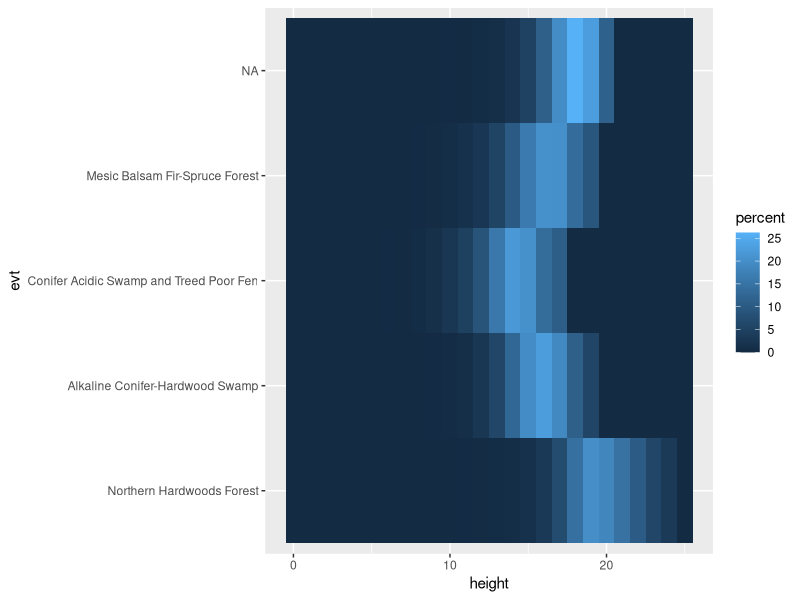
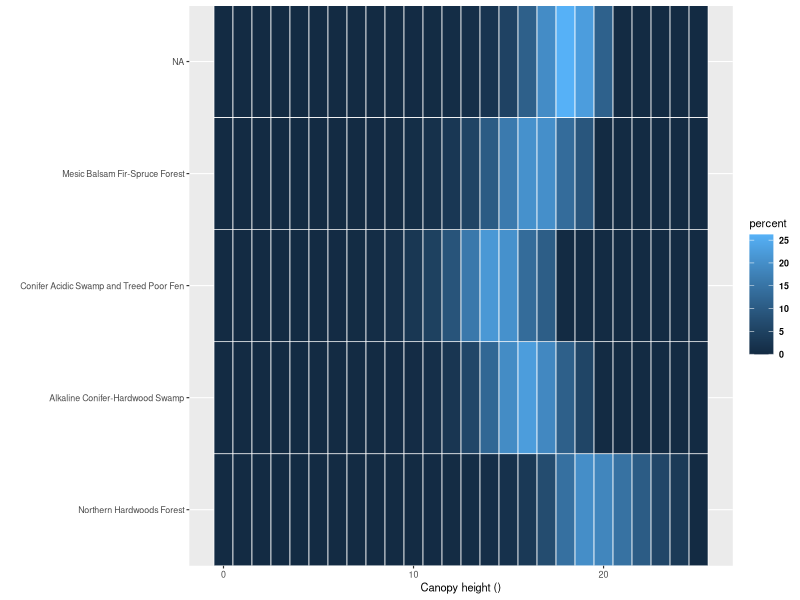
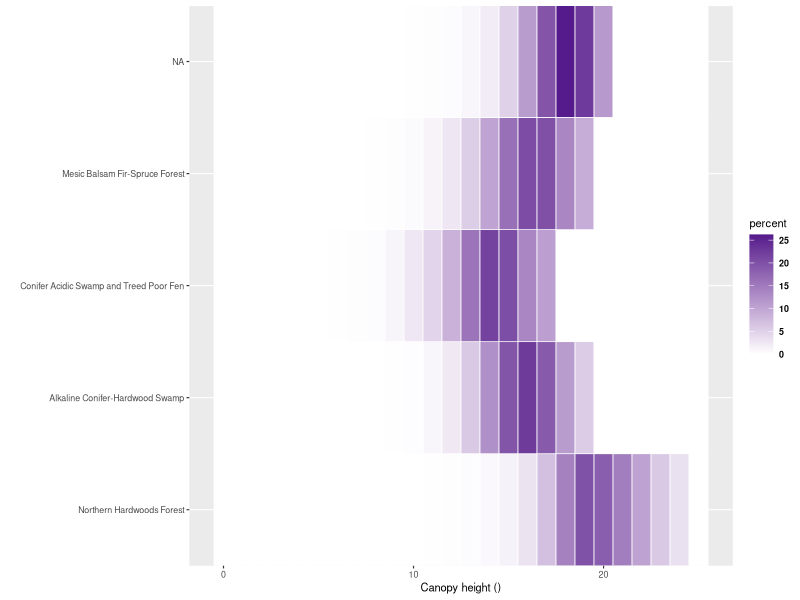
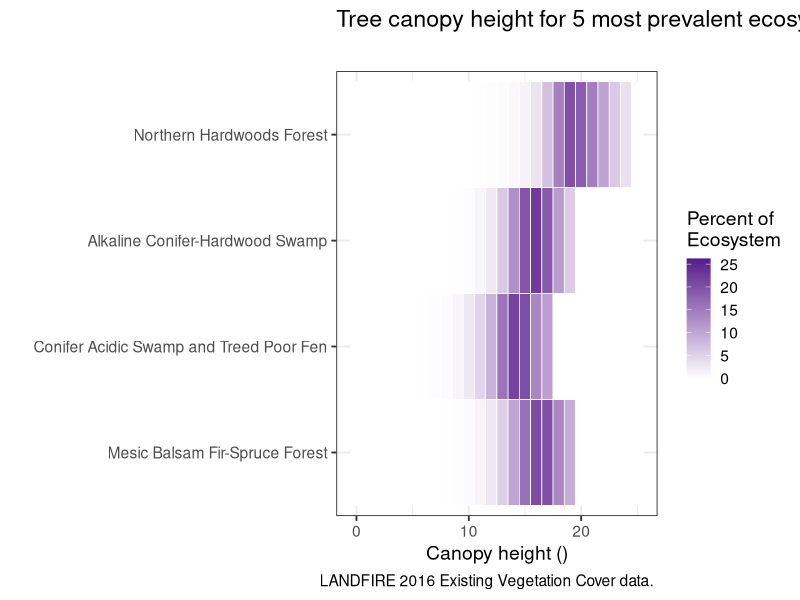
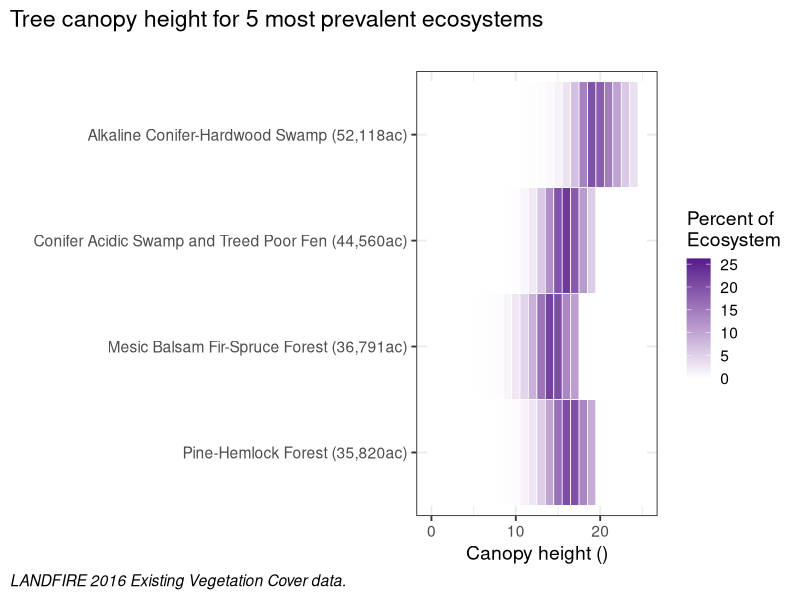

Generate these figures, in order, with R:
# Trying Greasy's code for a heatmap!
# 5/25/2020

library(readr)
library(ggplot2)

evh_evt5 <- read_csv("evh_evt5.csv", col_types = cols(percent = col_number()))

# order EVHs
evh_evt5$evt  <- factor(evh_evt5$evt, levels = c("Northern Hardwoods Forest","Alkaline Conifer-Hardwood Swamp", "Conifer Acidic Swamp and Treed Poor Fen", "Mesic Balsam Fir-Spruce Forest", "Pine-Hemlock Forest"))

evh_evt5[order(evh_evt5$evt), ]

#plot
evh_th1 <-  ggplot(evh_evt5 ,aes(x=height ,y=evt ,fill=percent))+
  geom_tile()

evh_th1 

# A start! Now to make it look a smidge better:
# Using Greasy's code for each graph (I tried to combine some lines to shorten and make fewer graphs but kept getting errors so just used them all.) 


evh_th2  <- ggplot(evh_evt5 ,aes(x=height ,y=evt ,fill=percent))+
  geom_tile(colour="white",size=0.25)+
  labs(x="Canopy height ()",y="")+
  scale_y_discrete(expand=c(0,0))+
  theme_grey(base_size=8)+
  theme(
    legend.text=element_text(face="bold"),
    axis.ticks=element_line(size=0.4),
    plot.background=element_blank(),
    panel.border=element_blank())
evh_th2 


evh_th3 <-
  evh_th2 + 
  scale_fill_gradient(low="white", high="purple4") +
  scale_x_continuous(breaks = seq(from = 0, to = 100, by = 10)) 
evh_th3


evh_th4 <-
  evh_th3 +
  theme_bw(base_size = 14) +
  #theme(legend.position = "none") +
  scale_y_discrete(limits = rev(unique(sort(evh_evt5$evt )))) +
  labs(title = "Tree canopy height for 5 most prevalent ecosystems",
       subtitle = "",
       caption = "LANDFIRE 2016 Existing Vegetation Cover data. ") +
  labs(fill = "Percent of \nEcosystem")
evh_th4 


evt_labels <- c("Pine-Hemlock Forest (35,820ac)",
                "Mesic Balsam Fir-Spruce Forest (36,791ac)",
                "Conifer Acidic Swamp and Treed Poor Fen (44,560ac)",
                "Alkaline Conifer-Hardwood Swamp (52,118ac)", 
                "Northern Hardwoods Forest (332,434ac)")


evh_th5 <- evh_th4 +
  scale_y_discrete(limits = rev(unique(sort(evh_evt5$evt ))), labels= evt_labels,) +
  theme(plot.caption = element_text(hjust = 0, face= "italic"), #Default is hjust=1
        plot.title.position = "plot", #NEW parameter. Apply for subtitle too.
        plot.caption.position =  "plot")

# didn't need to have "rev" in that last line...could've had labels in correct order to begin with
evh_th5


# the NA didn't graph but I left it with "top 5" for when it's fixed. 









